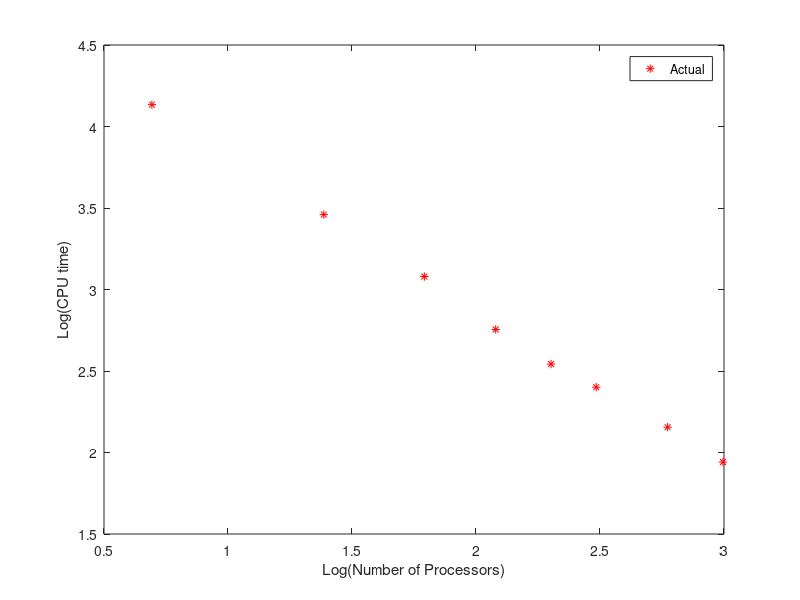

Source code (MATLAB):
proc_vec=[2 4 6 8 10 12 16 20];
time_vec=[62.43 31.8 21.75 15.72 12.71 11.03 8.63 6.97];
time_vec_ideal=[62.43 63.43/2 62.43/4 62.43/5 62.43/8 62.43/10];
plot(log(proc_vec),log(time_vec),'r*');
legend('Actual','Ideal')
xlabel('Log(Number of Processors)')
ylabel('Log(CPU time)')
